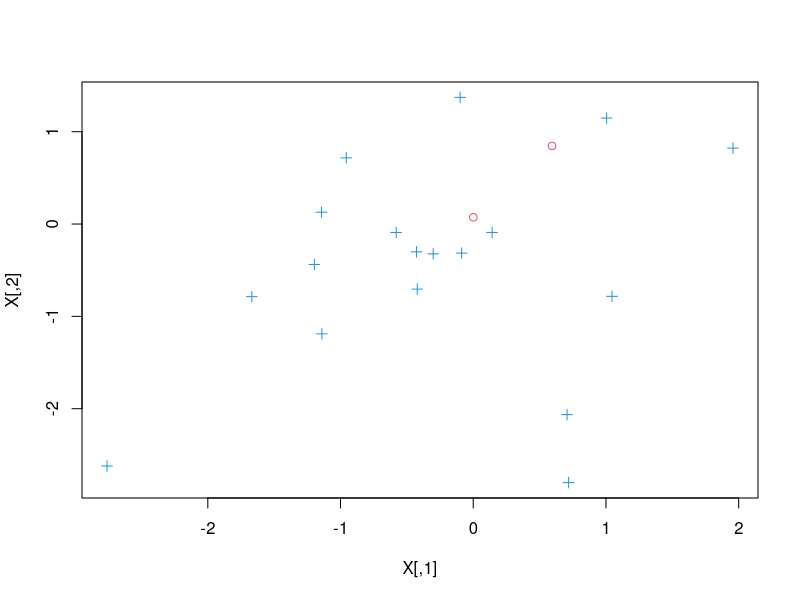

Recreate this plot in R.
# here we generate non-separable data by first generating separable data as before, then random flipping a few class labels.
# Rather than penalizing the unsatisfied constraints by C \xi_i, as discussed in class, we penalize them by C \xi_i^2  (the
# squares of the slack variables 
# in some of the random cases the separating hyperpline is drawn off the field of view

library("quadprog");  # we do this by quadratic programming and need library

w = rnorm(2);  # choose a random weight vector (unknown to us)
b = rnorm(1);  # choose the b offset (also unknown)
N = 20;       # number of observations
X = matrix(0,nrow = N, ncol = 2);  #  the data matrix of predictors
y = rep(0,N);  # the vector of {-1,1} elements giving classes 
for (i in 1:N) {  # generate the data
  X[i,]  = rnorm(2);  # choose each predictor vector randomly
  y[i] = sign(t(w) %*% X[i,] + b)  # choose data to be linearly separable ....
  if (runif(1) < .1) y[i] = - y[i];  # randomly flip about .1 of the points
}
plot(X,pch=(y+2),col=(y+3),cex=1)   # observe data 


# now we want to phrase the problem as quadratic programming.  
# the generic formulation is: 
#  minimize x^t D x + d^t x s.t. A x >= b
# where 
#  x is a k-vector 
#  D is kxk matrix
#  d is k-vector
#  A is Nxk matrix
#  b is  N-vector
#


# construct the corresponding elements: D,d, A, b

dim = 2 + 1 + N;

D = diag(1, dim); # the penalty is the sum of square of all variables except b which gets only a small penalty to
    	    	  # keep the D matrix positive definite
D[3,3] = .001;    # this is the kludge for b
d = rep(0,dim);
A = matrix(0,2*N,dim);
A[1:N,1:2] = X*y;
A[1:N,3] = y;
A[1:N,4:dim] = diag(N);
A[(N+1):(2*N),4:dim] = diag(N);
b = rep(0,2*N)
b[1:N] = 1;
result = solve.QP(D,d,t(A),b);  # painless QP result from package!!

what = result$solution[1:2];  # margin-maximizing w
bhat = result$solution[3];    # margin-maximizing b
xihat = result$solution[4:dim];
abline(-bhat/what[2],-what[1]/what[2]);  # draw the separating line
# abline gives line in mx+b form so need to transform our line represention
# which is w^t x b = w_1 x + w_2 y + b = 0 to 
# y = -w_1/w_2 x - b/w_2